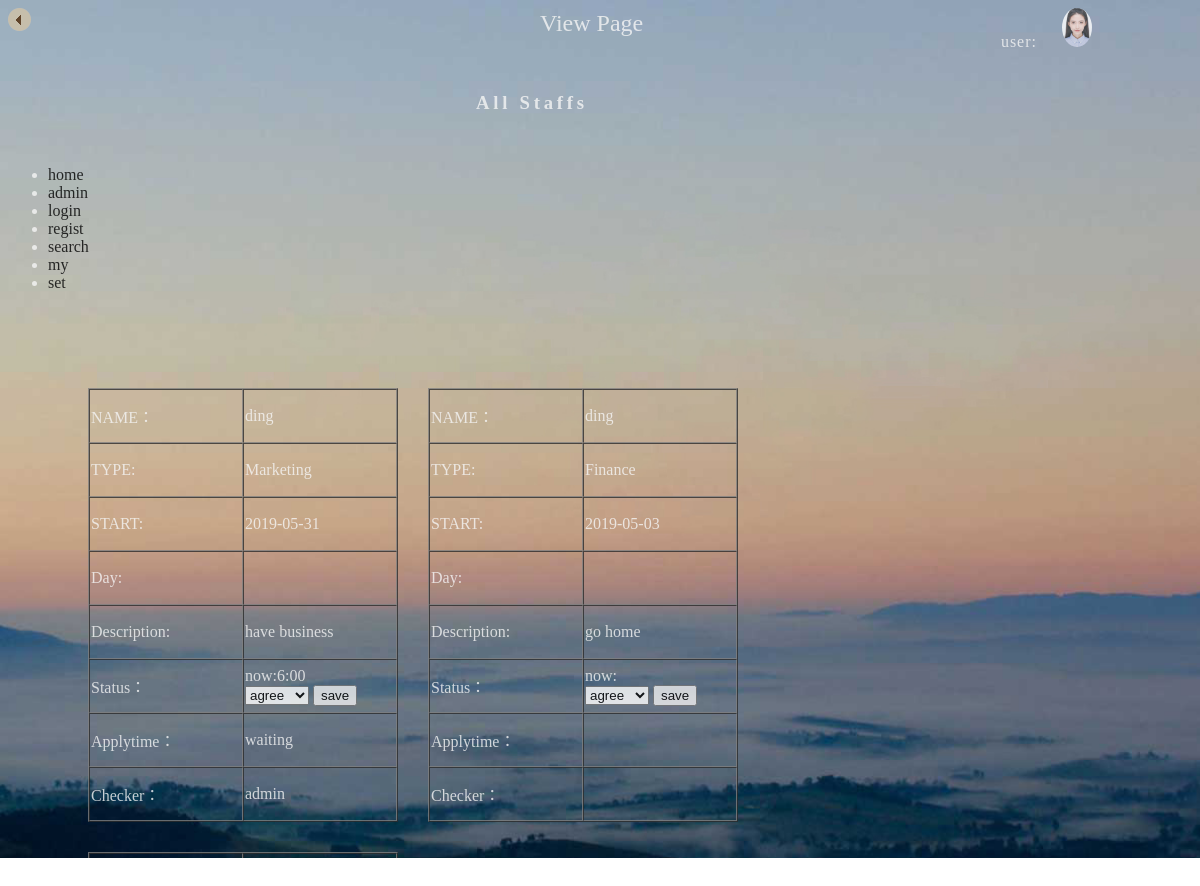
Screenshot of /manager/afteroder.php?name=ding with the database file from the repository.
### tables this page shows
CREATE TABLE IF NOT EXISTS `application` (
  `id` int(11) NOT NULL,
  `username` varchar(15) DEFAULT NULL,
  `department` varchar(15) DEFAULT NULL,
  `begintime` varchar(15) DEFAULT NULL,
  `days` varchar(15) DEFAULT NULL,
  `reason` varchar(15) DEFAULT NULL,
  `applytime` varchar(15) DEFAULT NULL,
  `status` varchar(15) DEFAULT NULL,
  `checker` varchar(15) DEFAULT NULL
);

### manager/afteroder.php (the view, shortened to what this page needs)
<!DOCTYPE html>
<html>
<head>
    <link rel="stylesheet" type="text/css" href="css/view.css">
  </head>
  <body>
  	<div>
  		<a href="#"  onclick="JavaScript:window.history.back();" ><img src="images/return.png" /></a>
  		<span class="title">View Page</span>
  		<span class="user">user:&nbsp;&nbsp;&nbsp;&nbsp;
  			<img src="images/3.jpeg" class="userimg"></span>
  	</div>
  	<br/><br/>
  	<h3 class="htitle">All Staffs</h3><br>
  	<div id="menu">
  		<ul class="menu">
  			<li><a href="">home</a></li>
  			<li><a href="">admin</a></li>
  			<li><a href="">login</a></li>
  			<li><a href="">regist</a></li>
  			<li><a href="">search</a></li>
  			<li><a href="">my</a></li>
  			<li><a href="">set</a></li>
  		</ul>
  	</div>
<div id="application">
  	<?php
  		if(isset($_GET['name'])){
			$username = $_GET['name'];
			$sql = "SELECT * FROM application WHERE username='$username' ";
			$result = mysql_query($sql,$db);
			while($attr = mysql_fetch_array($result)){
				$username = $attr[1];
				$department = $attr[2];
				$begintime = $attr[3];
				$reason = $attr[5];
				$status = $attr[6];
				$applytime = $attr[7];
				$checker = $attr[8];
				?>
				<table id="table1" border="1" cellspacing="0">
					<tr>
						<td>NAME：</td>
						<td><?php echo $username; ?></td>
					</tr>
					<tr>
						<td>TYPE:</td>
						<td><?php echo $department; ?></td>
					</tr>
					<tr>
						<td>START:</td>
						<td><?php echo $begintime;?></td>
					</tr>
					<tr>
						<td>Day:</td>
						<td><?php echo $day; ?></td>
					</tr>
					<tr>
						<td>Description:</td>
						<td><?php echo $reason;?></td>
					</tr>
					<tr>
						<td>Status：</td>
						<td>
							now:<?php echo $status ?>
							<br>
							<form action="action.php" method="POST">
								<select name="agreement">
									<option>agree</option>
									<button type="submit">save</button>
							 	</select>
							</form>
						</td>
					</tr>
					<tr>
						<td>Applytime：</td>
						<td><?php echo $applytime; ?></td>
					</tr>
					<tr>
						<td>Checker：</td>
						<td><?php echo $checker; ?></td>
					</tr>
	  		</table>
		<?php	}
		}
	?>
		<br><br>
  	 	</div>
  	 	 </body>
</html>

### manager/css/view.css (style rules this page uses)
body { background-image: url("../images/back.jpg"); opacity: 0.8; background-size: cover; background-repeat: no-repeat; color: whitesmoke; }
a { text-decoration: none; color: black; }
.title { font-size: x-large; margin-left: 500px; }
.user { float: right; margin-right: 100px; letter-spacing: 1px; }
.userimg { border-radius:50%; width: 30px; }
.htitle { margin-inline-start: 25em; letter-spacing: 0.2em; }
.staff th,td,tr, { height: 20px; width: 30px; border: 1px solid black; border-collapse: collapse; }
#application { float: left; margin-top: 50px; margin-left: 50px; width: 80%; height: 500px; overflow-x: scroll; display: inline; }
#table1 { float: left; display: inline-block; margin-left: 30px; margin-top: 30px; }
#table1 td { width: 150px; height: 50px; }

### rows the page displays
application: username "ding", department "Marketing", begintime "2019-05-31", reason "have business", applytime "6:00", status "waiting", checker "admin"
application: username "ding", department "Finance", begintime "2019-05-03", reason "go home"
